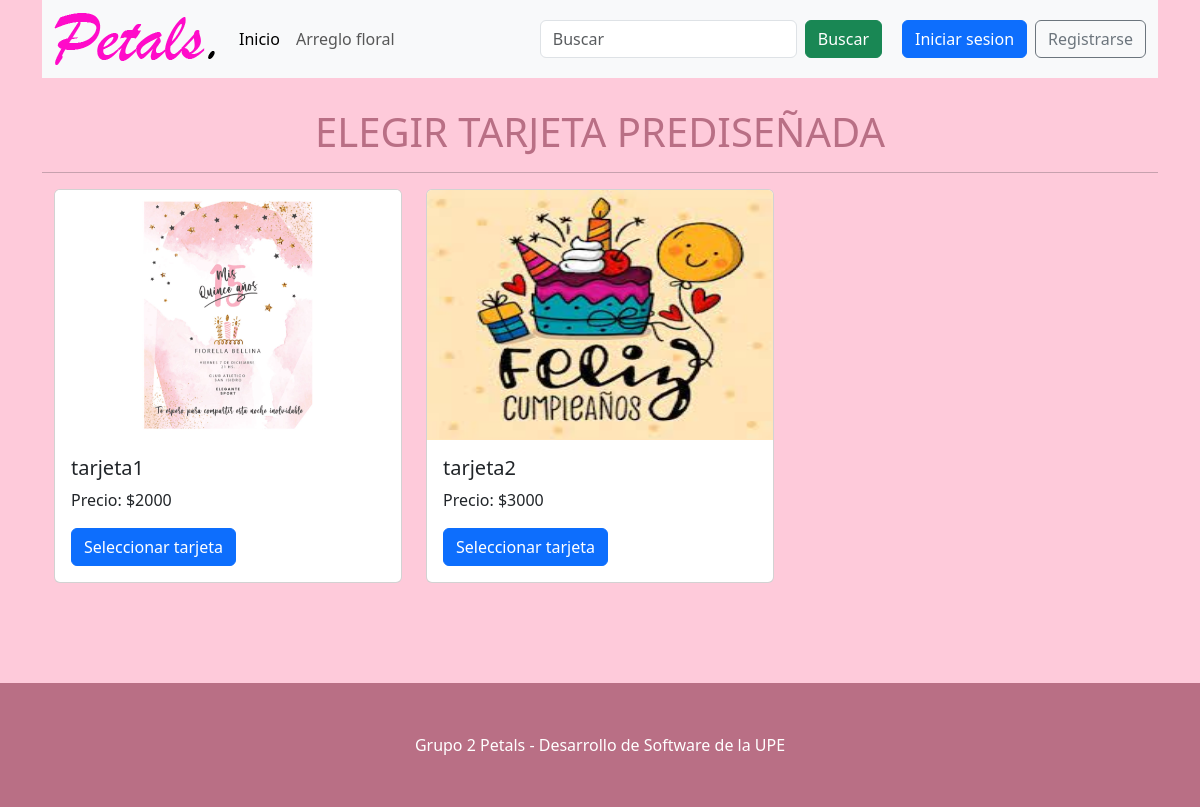
/elegir_tarjeta.php, run on the app's committed database.
### tables this page shows
CREATE TABLE `tarjeta` (
  `ID_Tarjeta` int(11) NOT NULL,
  `Tipo` varchar(60) NOT NULL,
  `Nombre` varchar(50) NOT NULL,
  `Precio` int(11) NOT NULL,
  `imagen` text NOT NULL
);

### elegir_tarjeta.php (the view, shortened to what this page needs)
<?php
include 'app/conexion.php';
$sql = "select * from tarjeta";
$result = mysqli_query($conexion, $sql);
include 'sections/header.php';
?>
<h1>ELEGIR TARJETA PREDISEÑADA</h1>
<hr>
<div class="container">
	<div class="row row-cols-1 row-cols-md-3 g-4">
		<?php while($reg = mysqli_fetch_assoc($result)){ ?>
		<div class="col-sm-4">
			<div class="card galeria-card">
			  	<a href="tarjeta.php?id=<?php echo $reg["ID_Tarjeta"] ?>">
				<img src="imagenes/<?php echo $reg["imagen"] ?>.jpg" class="card-img-top" alt="..." height="250px">
			</a>
				<div class="card-body">
				    <h5 class="card-title"><?php echo $reg["Nombre"] ?></h5>
				    <p class="card-text">Precio: $<?php echo $reg["Precio"] ?></p>
				    <a href="tarjeta.php?id=<?php echo $reg["ID_Tarjeta"] ?>" class="btn btn-primary">Seleccionar tarjeta</a>
					</div>
				</div>
			</div>
		<?php } ?>
	</div>
</div>
<?php
include 'sections/footer.php';
?>

### style.css (style rules this page uses)
body { background-color: #fecada; }
h1, h2 { text-align: center; margin-top: 30px; color: #b96f85; }
.galeria-card { transition: .2s; cursor: pointer; }

### data on the page
tarjeta: imagen (picture), Nombre "tarjeta1", Precio "2000"
tarjeta: imagen (picture), Nombre "tarjeta2", Precio "3000"
